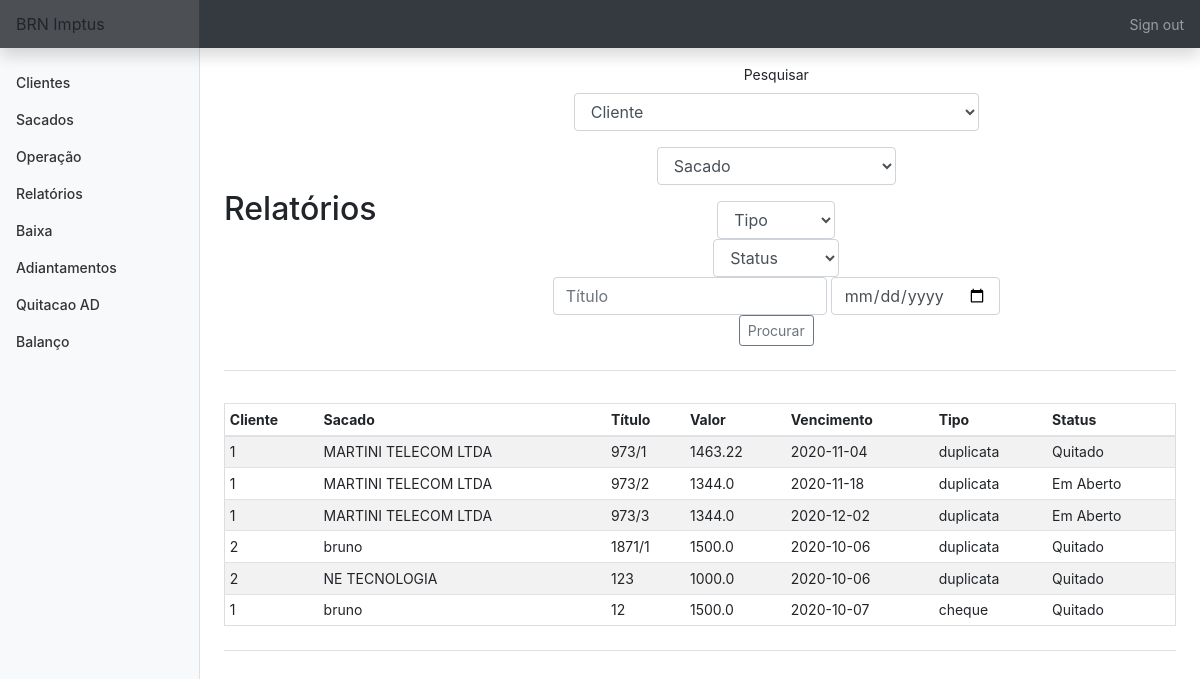
The page /relatorios (signed in) on the database as committed earlier.
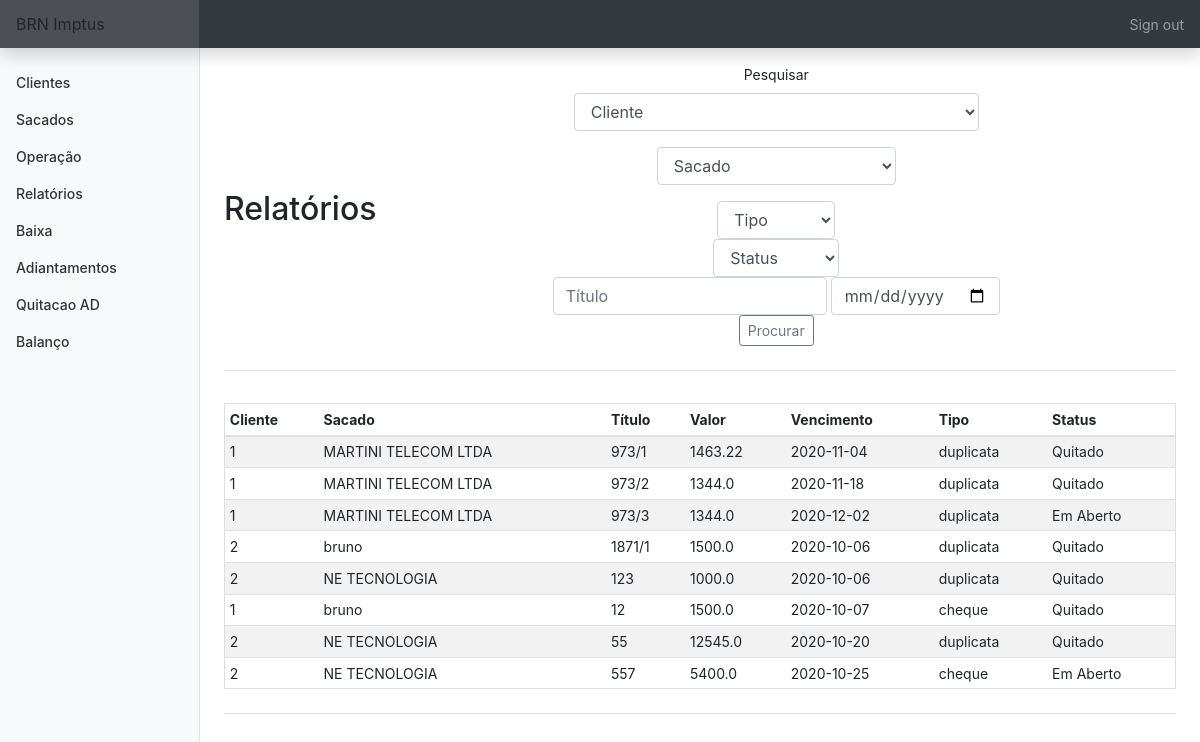
The same page on the database as committed later.
### tables this page shows
CREATE TABLE titulo (
    cliente_id INTEGER,
    sacado_id INTEGER,
    bordero INTEGER,
    titulo TEXT,
    vencimento DATE,
    valor FLOAT, 
    dt_negoc DATE,
    tipo TEXT,
    status TEXT,
    dt_baixa DATE, nm_sac TEXT,
    FOREIGN KEY (cliente_id) REFERENCES clientes(id),
    FOREIGN KEY (sacado_id) REFERENCES sacados(id));

### app.py (the view, shortened to what this page needs)
@app.route('/relatorios', methods=['GET', 'POST'])
@login_required
def relatorios():
    con = sqlite3.connect('brn.db')
    con.row_factory = sqlite3.Row
    cur = con.cursor()
    cliente = cur.execute('SELECT nome FROM clientes')
    cliente = cur.fetchall()
    sacado = cur.execute('SELECT nome FROM sacados')
    sacado = cur.fetchall()
    tit = cur.execute('SELECT * FROM titulo')
    tit = cur.fetchall()
    if request.method == "GET":
        return render_template('/relatorios.html', cliente=cliente, sacado=sacado, titulo=tit)

### app.py (called while the page is built)
@app.after_request
def after_request(response):
    response.headers["Cache-Control"] = "no-cache, no-store, must-revalidate"
    response.headers["Expires"] = 0
    response.headers["Pragma"] = "no-cache"
    return response

### helper.py (called while the page is built)
def login_required(f):
    @wraps(f)
    def decorated_function(*args, **kwargs):
        if session.get("user_id") is None:
            return redirect("/login")
        return f(*args, **kwargs)
    return decorated_function

### templates/relatorios.html (shortened to what this page needs)
{% extends "layout.html" %}
{% block main %}
    <div class='d-flex justify-content-between flex-warp flex-md-nowrap align-items-center pt-3 pb-2 mb-3 border-bottom'>
        <h1 class='h2'>Relatórios</h1>
            <form action='relatorios' method='POST'>
                <div class='form-group'>
                    <label for=''>Pesquisar</label>
                    <div class="form-group">
                        <select class="form-control" name="cliente">
                            <option disabled selected value>Cliente</option>
                        </select>
                    </div>
                    <div class="form-group">
                        <select class="form-control" name="sacado">
                            <option disabled selected value>Sacado</option>
                        </select>
                    </div>
                    <div class='form-goup'>
                        <select class='form-control' name='tipo'>
                            <option select value>Tipo</option>
                        </select>
                    </div>
                    <div class='form-goup'>
                        <select class='form-control' name='status'>
                            <option select value>Status</option>
                        </select>
                    </div>
                    <div class='form-goup'>
                        <input name='titulo' autofocus class='form-control' placeholder='Título' type='text'>
                        <input name='vencimento' autofocus class='form-control' placeholder='Vencimento' type='date'>
                    </div>
                    <button type='submit' class='btn btn-sm btn-outline-secondary'>Procurar</button>
                </div>
            </form>
    </div>
    <div class='d-flex justify-content-between flex-warp flex-md-nowrap align-items-center pt-3 pb-2 mb-3 border-bottom'>
        <div class='table-responsive'>
            <table class='table table-striped table-sm'>
                <thead>
                    <tr>
                        <th>Cliente</th>
                        <th>Sacado</th>
                        <th>Título</th>
                        <th>Valor</th>
                        <th>Vencimento</th>
                        <th>Tipo</th>
                        <th>Status</th>
                    </tr>
                </thead>
                <tbody>
                    {% for row in titulo %}
                        <tr>
                            <td>{{ row['cliente_id'] }}</td>
                            <td>{{ row['nm_sac'] }}</td>
                            <td>{{ row['titulo'] }}</td>
                            <td>{{ row['valor'] }}</td>
                            <td>{{ row['vencimento'] }}</td>
                            <td>{{ row['tipo'] }}</td>
                            <td>{{ row['status'] }}</td>
                        </tr>
                    {% endfor %}
                </tbody>
            </table>
        </div>
    </div>
{% endblock %}

### templates/layout.html (shortened to what this page needs)
<!DOCTYPE html>
    <html lang="pt-br">
        <head>
            <link rel="stylesheet" href="https://stackpath.bootstrapcdn.com/bootstrap/4.5.2/css/bootstrap.min.css">
            <link href="https://maxcdn.bootstrapcdn.com/bootstrap/4.1.3/css/bootstrap.min.css" rel="stylesheet">
            <link href="/static/styles.css" rel="stylesheet">
        </head>
        <body>
            <nav class='navbar navbar-dark sticky-top bg-dark felx-md-nowrap p-0 shadow'>
                <a class='navbar-brand col-md-3 col-lg-2 mr-0 px-3'>BRN Imptus</a>
                {% if session.user_id %}
                <ul class='navbar-nav px-3'>
                    <li class='nav-item text-nowrap'>
                        <a class='nav-link' href='/logout'>Sign out</a>
                    </li>
                </ul>
                {% endif %}
            </nav>
            <div class='container-fluid'>
                <div class='row'>
                    {% if session.user_id %}
                    <nav id='sidebarMenu' class='col-md-2 col-lg-2 d-md-block bg-light sidebar collapse'>
                        <div class='sidebar-sticky pt-3'>
                            <ul class='nav flex-column'>
                                <li class='nav-item'><a class='nav-link' href='/clientes'>Clientes</a></li>
                                <li class='nav-item'><a class='nav-link' href='/sacados'>Sacados</a></li>
                                <li class='nav-item'><a class='nav-link' href='/operacao'>Operação</a></li>
                                <li class='nav-item'><a class='nav-link' href='/relatorios'>Relatórios</a></li>
                                <li class='nav-item'><a class='nav-link' href='/baixa'>Baixa</a></li>
                                <li class='nav-item'><a class='nav-link' href='/adiantamentos'>Adiantamentos</a></li>
                                <li class='nav-item'><a class='nav-link' href='/quitacao'>Quitacao AD</a></li>
                                <li class='nav-item'><a class='nav-link' href='/balanco'>Balanço</a></li>
                            </ul>
                        </div>
                    </nav>
                    {% endif %}
                </div>
            </div>
            <main role='main' class='col-md-9 ml-sm-auto col-lg-10 px-md-4'>
                {% block main %}
                {% endblock %}
            </main>
        </body>
    </html>

### static/styles.css (style rules this page uses)
main .form-control { display: inline-block; width: auto; }
main { overflow-x: auto; text-align: center; }
main table { text-align: left; border-collapse: collapse; border-spacing: 0; width: 100%; border: 1px solid #ddd; }
main table td, th { text-align: left; padding: 16px; }
body { font-size: .875rem; height:100%; }
.sidebar { position: fixed; top: 0; bottom: 0; left: 0; z-index: 100; padding: 48px 0 0; box-shadow: inset -1px 0 0 rgba(0, 0, 0, .1); }
.sidebar-sticky { position: relative; top: 0; height: calc(100vh - 48px); padding-top: .5rem; overflow-x: hidden; overflow-y: auto; }
.sidebar .nav-link { font-weight: 500; color: #333; }
.navbar-brand { padding-top: .75rem; padding-bottom: .75rem; font-size: 1rem; background-color: rgba(201, 195, 195, 0.158); box-shadow: inset -1px 0 0 rgba(0, 0, 0, .25); }

Rows that differ between the two databases and show on the page:
changed titulo (number 2 of 8 on the later page): status "Em Aberto" → "Quitado"
added titulo: cliente_id "2", nm_sac "NE TECNOLOGIA", titulo "55", valor "12545.0", vencimento "2020-10-20", tipo "duplicata", status "Quitado"
added titulo: cliente_id "2", nm_sac "NE TECNOLOGIA", titulo "557", valor "5400.0", vencimento "2020-10-25", tipo "cheque", status "Em Aberto"
